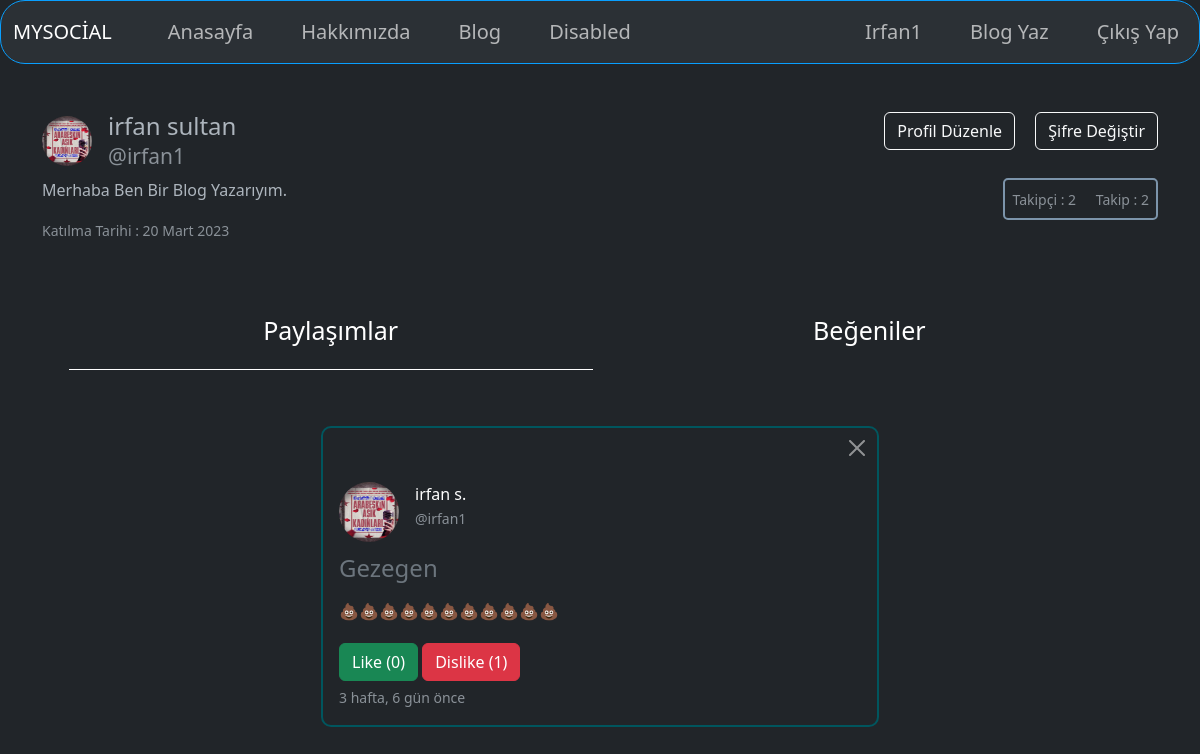
The app's page /user/profile/irfan1 (signed in) with its own data.
### user/models.py (models this page shows, shortened)
class Profile(models.Model):
    id = models.UUIDField(primary_key= True, default=uuid.uuid4, editable= False) #* burdaki primary_key ise bu idyi başkası kullanamaz diye tanımlıyoruz. 'editable' bu ise kullanıcı bunu değiştiremez diye tanımlıyoruz.
    user = models.OneToOneField(User, on_delete=models.CASCADE)
    name = models.CharField(max_length=100, verbose_name='İsim') #* burdaki 'verbose_name' veri tabanındaki o başlığı düzenliyoruz.
    surname = models.CharField(max_length=100, verbose_name='Soyisim')
    bio = models.TextField(max_length=500, verbose_name='hakkımda' , default='Merhaba Ben Bir Blog Yazarıyım.')
    image = models.FileField(upload_to='profiles/', null=True , verbose_name='Profil Resmi', default='profiles/defaultt pp.jpeg') #* burdaki default ise otomatikmen resim ekliyoruz aynı şekilde yukardaki biodada aynı şekilde oluyor.
    created_at = models.DateTimeField(auto_now_add=True, verbose_name='Oluşturulduğu Tarih')
    follow = models.ManyToManyField('self', symmetrical=False,related_name='takip',verbose_name='Takip', blank=True)
    followers = models.ManyToManyField('self',symmetrical=False, related_name='takipçi', verbose_name='Takipçi', blank= True)
    slug = models.SlugField(null=True, blank=True, editable=False)

### posts/models.py (models this page shows, shortened)
class Post(models.Model):
    id = models.UUIDField(primary_key=True, default=uuid.uuid4, editable=False)
    owner = models.ForeignKey(Profile, related_name='Owners' ,on_delete=models.CASCADE, verbose_name='Yazar')
    title = models.CharField(max_length=100, verbose_name='Başlık')
    content = RichTextField(max_length=500, verbose_name='İçerik')
    image = models.FileField(upload_to='posts/', verbose_name='Thumbnail')
    created_at = models.DateTimeField(auto_now_add=True)
    like = models.ManyToManyField(Profile, related_name='likes' , verbose_name='Beğenenler', blank=True)
    dislike = models.ManyToManyField(Profile, related_name='dislikes' , verbose_name='Beğenmeyenler', blank=True)
    isPublish = models.BooleanField(default=False, verbose_name='Yayınla')
    slug = models.SlugField(null=True, blank=True, editable=False)

### user/views.py (the view, shortened to what this page needs)
# urls.py: path('profile/<str:slug>',profil, name='profil'),
def profil(request, slug):
    profil = Profile.objects.get(slug=slug)
    paylasim = Post.objects.filter(owner = profil)
    begen = Post.objects.filter(like__in = [profil])
    context = {
        'profil':profil,
        'paylasim':paylasim,
        'begen':begen
    }
    return render(request, 'user/profil.html', context)

### templates/user/profil.html (shortened to what this page needs)
{% extends "index.html" %}
{% load static %}
{% load humanize %}
{% block content %}
    <div class="profil-info mb-5">
        <div class="d-flex justify-content-between">
            <div class="profil-image d-flex">
                <img src="{{profil.image.url}}" alt="{{profil.name}}" class="rounded-5 mt-1" width="50" height="50">
                <h1 class="fs-4 ms-3">
                    {{profil.name}} {{profil.surname}}
                    <br>
                    <small class="text-muted">@{{profil.user.username}}</small>
                </h1>
            </div>
            {% if profil == request.user.profile %}
            <div>
                <a href="{% url 'update'  %}" class="btn btn-outline-light me-2">Profil Düzenle</a>
                <a href="{% url 'reset' %}" class="btn btn-outline-light ms-2">Şifre Değiştir</a>
            </div>
            {% endif %}
        </div>
        <div class="profil-info d-flex justify-content-between">
            <div>
                <p>
                    {{profil.bio}}
                </p>
                <small class="text-muted">Katılma Tarihi : {{profil.created_at|naturalday}}</small>
            </div>
            <div class="followers">
                <div class="followShodow">
                    <small class="text-muted me-3">Takipçi : {{profil.followers.all.count}} </small>
                    <small class="text-muted">Takip : {{profil.follow.all.count}} </small>
                </div>
                <br>
            </div>
        </div>
    </div>
    <div class="container">
        <div class="tab">
            <button class="tablinks active" onclick="openCity(event, 'paylasim')">Paylaşımlar</button>
            <button class="tablinks" onclick="openCity(event, 'begen')">Beğeniler</button>
        </div>
        <div id="paylasim" class="tabcontent show">
            {% for post in paylasim %}
            <div class="row justify-content-center mt-5">
                <div class="col-md-6 my-2 position-relative paylasimShodow p-3">
                    <button type="button" class="btn btn-close position-absolute end-0 top-0 me-2 mt-2" data-bs-toggle="modal" data-bs-target="#post-{{post.id}}">
                    </button>
                    <form action="" method="POST">
                        <input type="submit" value="" class="btn">
                    </form>
                    <div class="d-flex">
                        <img src="{{post.owner.image.url}}" alt="" class="rounded-5 me-3" width="60px" height="60">
                        <p>
                            <a href="{% url 'profil' post.owner.slug %}">
                                {{post.owner.name}} {{post.owner.surname|slice:"1"}}.
                            </a>
                            <br>
                            <small class="text-muted">@{{post.owner.user.username}}</small>
                        </p>
                    </div>
                    <h4 class="mt-2 text-secondary">{{post.title}}</h4>
                    <p>
                        <a href="{% url 'detail' post.id post.slug %}" class="text-decoration-none text-light">
                            {{post.content|safe}}
                        </a>
                    </p>
                    <form action="" method="POST">
                        <input type="submit" name="like" value="Like ({{post.like.all.count}})" class="btn btn-success mt-1 mb-1">
                        <input type="submit" name="dislike" value="Dislike ({{post.dislike.all.count}})" class="btn btn-danger mt-1 mb-1">
                    </form>
                    <small class="text-muted">{{post.created_at|naturaltime}}</small>
                </div>
            </div>
            {% endfor %}
        </div>
    </div>
{% endblock content %}

### templates/partials/_navbar.html (shortened to what this page needs)
    <nav class="navbar navbar-expand-lg bg-body-tertiary">
        <div class="container-fluid">
          <a class="navbar-brand" href="/">MYSOCİAL</a>
          <div class="collapse navbar-collapse justify-content-between" id="navbarNav">
            <ul class="navbar-nav">
              <li class="nav-item">
                <a aria-current="page" href="/"
                {% if request.path == '/' %}
                  class="nav-link active"
                {% else %}
                  class="nav-link"
                {% endif %}
                >
                Anasayfa</a>
              </li>
              <li class="nav-item">
                <a class="nav-link" href="#">Hakkımızda</a>
              </li>
              <li class="nav-item">
                <a class="nav-link" href="#">Blog</a>
              </li>
              <li class="nav-item">
                <a class="nav-link">Disabled</a>
              </li>
            </ul>
            <ul class="navbar-nav">
              {% if user.is_authenticated %}
              <li class="nav-item text-capitalize">
                <a href="{% url 'profil' request.user.profile.slug %}" class="nav-link">{{request.user}}</a>
              </li>
              <li class="nav-item">
                <a  href="/create/"
                {% if request.path == '/create/' %}
                  class="nav-link active"
                {% else %}
                  class="nav-link"
                {% endif %}
                >
                  Blog Yaz
                </a>
              </li>
              <li class="nav-item">
                <a class="nav-link" href="/user/logout/">Çıkış Yap</a>
              </li>
              {% endif %}
            </ul>
          </div>
        </div>
    </nav>

### static/css/style.css (style rules this page uses)
nav { flex-direction: row; list-style: none; padding: 20px 0; border-radius: 25px; border: 0.1px solid #099FFF; background-color: #18181B; box-shadow: © 4px 8px 0 #00FFFF, © 6px 20px 0 rgba(0,0, 0, 0.19); }
ul { list-style: none; display:flex; margin: 0; align-items: center; }
a { text-decoration: none; color: white; }
li { margin-left: 2rem; color: white; font-size: 20px; cursor: pointer; }
li:after { display: block; }
.tabcontent { display: none; }
.show { display: block; }
.tab { width: 100%; display: flex; justify-content: space-evenly; }
.tablinks { background-color: transparent; border: none; width: 48%; padding: 20px; font-size: 25px; color: white; }
.tablinks.active { border-bottom: 1px solid white; }
.followShodow { border: 2px solid rgb(124, 148, 170); border-radius: 5px; padding: 7px; }
.paylasimShodow { border: 2px solid rgb(0, 86, 94); border-radius: 10px; }

### records on screen
Profile: image (picture), name "irfan", surname "sultan", user.username "irfan1", bio "Merhaba Ben Bir Blog Yazarıyım.", created_at "20 Mart 2023", followers.all.count "2", follow.all.count "2"
Post: owner.image (picture), owner.name "irfan", owner.surname "s", owner.user.username "irfan1", title "Gezegen", like "Like (0)", dislike "Dislike (1)", created_at "3 hafta, 6 gün önce"

### other values on screen
{{ request.user }} "Irfan1"
